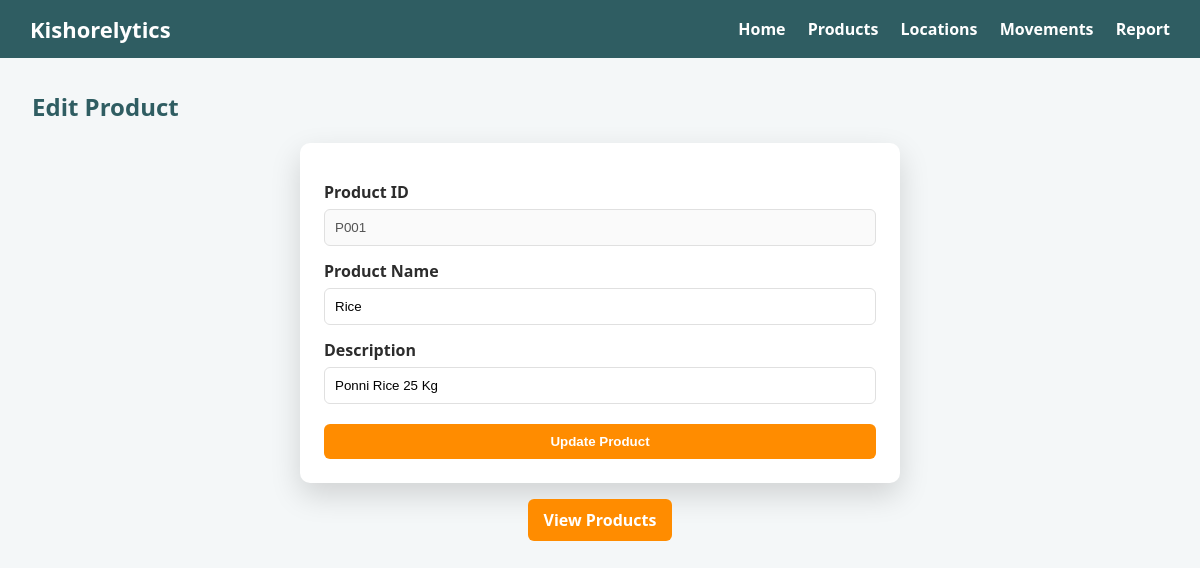
Screenshot of /products/edit/P001 with the database file from the repository.
### models/product.py (models this page shows)
class Product(db.Model):
    __tablename__ = "products"   # ✅ ADD THIS
    product_id = db.Column(db.String, primary_key=True)
    name = db.Column(db.String(100), nullable=False)
    description = db.Column(db.String(200))

### routes/product_routes.py (the view, shortened to what this page needs)
@product_bp.route("/products/edit/<product_id>", methods=["GET", "POST"])
def edit_product(product_id):
    product = Product.query.get_or_404(product_id)
    return render_template("products/edit.html", product=product)

### templates/products/edit.html
{% extends "base.html" %}
{% block content %}
<h2>Edit Product</h2>
<form method="post">
    <label>Product ID</label>
    <input type="text" value="{{ product.product_id }}" disabled>
    <label>Product Name</label>
    <input type="text" name="name" value="{{ product.name }}" required>
    <label>Description</label>
    <input type="text" name="description" value="{{ product.description }}">
    <button type="submit" class="btn">Update Product</button>
</form>
<div style="margin-top:16px; text-align:center;">
    <a href="/products" class="btn">View Products</a>
</div>
{% endblock %}

### static/style.css (style rules this page uses)
:root { --primary: #2f5d62; --secondary-bg: #f4f7f8; --accent: #ff8c00; --accent-hover: #e67e00; --text-dark: #2c2c2c; --text-light: #ffffff; --border-light: #e0e0e0; --shadow-soft: 0 12px 30px rgba(0,0,0,0.15); }
* { box-sizing: border-box; }
body { margin: 0; font-family: "Segoe UI", Arial, Helvetica, sans-serif; background: var(--secondary-bg); color: var(--text-dark); min-height: 100vh; }
h1, h2 { margin-top: 0; color: var(--primary); }
.btn { background: var(--accent); color: var(--text-light); padding: 10px 16px; border-radius: 6px; text-decoration: none; font-weight: 600; display: inline-block; }
form { background: #ffffff; padding: 24px; max-width: 600px; margin: auto; border-radius: 10px; box-shadow: var(--shadow-soft); }
form label { display: block; margin-top: 14px; font-weight: 600; }
form input, form select { width: 100%; padding: 10px; margin-top: 6px; border-radius: 6px; border: 1px solid var(--border-light); }
form button { margin-top: 20px; width: 100%; border: none; cursor: pointer; }

### rows the page displays
Product: product_id "P001", name "Rice", description "Ponni Rice 25 Kg"
